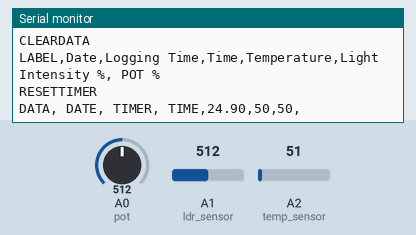
This sketch was run on a simulated Arduino Uno, built with avr-gcc and run on an emulated ATmega328P. Parts: the last lines printed to the serial monitor. Inputs (shaded band) come from the test bench; at power-on: A2 (temp_sensor) = 51, A0 (pot) = 512, A1 (ldr_sensor) = 512. The local clock reads 2024-03-15 10:24:30 at power-on unless the sketch sets it; storage starts empty.

Above: at 1.2 s.
1.3 s: A2 (temp_sensor) set to 61
At 4.2 s:
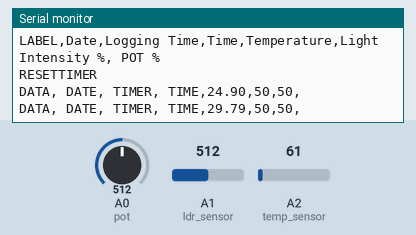
5.2 s: A0 (pot) set to 716
At 7.2 s:
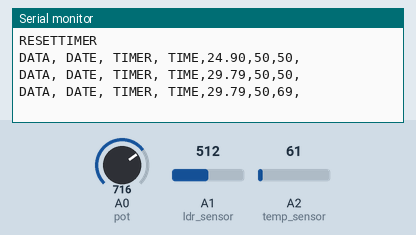
9.1 s: A1 (ldr_sensor) set to 716
At 10.1 s:
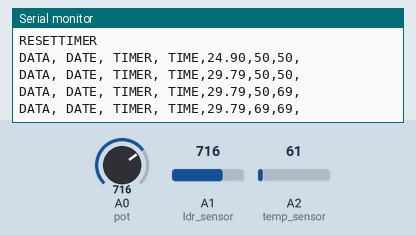
13.0 s: A2 (temp_sensor) set to 71
At 15.9 s:
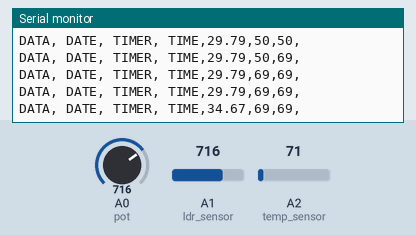
16.9 s: A0 (pot) set to 900
At 18.8 s:
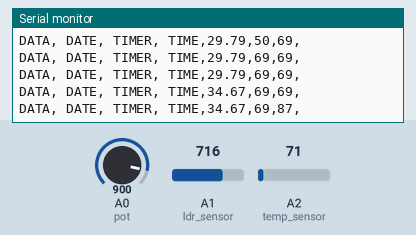
20.8 s: A1 (ldr_sensor) set to 900
At 21.7 s:
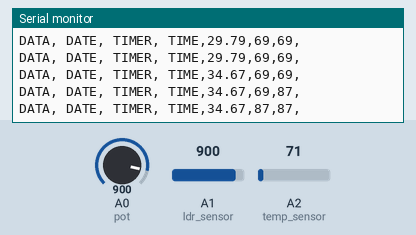
Timing chart, 0 to 23.8 s (numbered marks = the images above; inputs shaded):
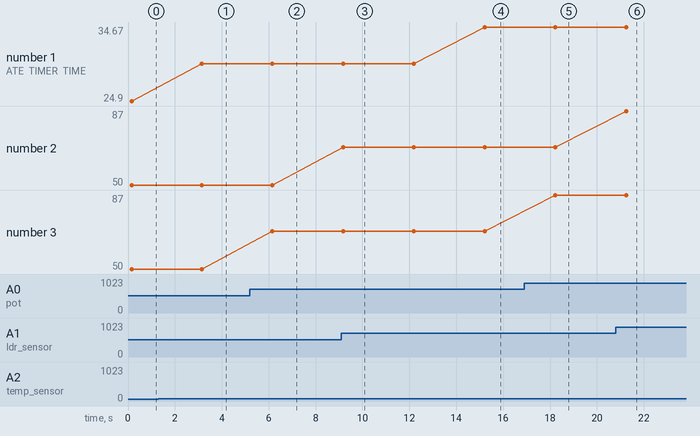

Measured:
- after the input at 1.3 s, the serial monitor: prints a new line after 1.8 s (image 1)
- after the input at 5.2 s, the serial monitor: prints a new line after 0.96 s (image 2)
- after the input at 9.1 s, the serial monitor: prints a new line after 0.08 s (image 3)
- after the input at 13.0 s, the serial monitor: prints a new line after 2.2 s (image 4)
- after the input at 16.9 s, the serial monitor: prints a new line after 1.3 s (image 5)
- after the input at 20.8 s, the serial monitor: prints a new line after 0.45 s (image 6)
- plotted number 1: 24.9 → 29.79 after the input at 1.3 s, 29.79 → 34.67 after the input at 13.0 s
- plotted number 3: 50 → 69 after the input at 5.2 s, 69 → 87 after the input at 16.9 s

The sketch:

iotsd.ino
```cpp
#include <DS3231.h>
#include <SPI.h>
#include <SD.h>

int temp_sensor = A2;
int ldr_sensor = A1;
int pot = A0;

File dataFile;

float temperature;
int light_percentage;
int pot_percentage;

const int chipSelect = 10; //SD card CS pin connected to pin 10 of Arduino

// Init the DS3231 using the hardware interface
DS3231  rtc(SDA, SCL);

void setup()
{
    rtc.begin();

   Serial.begin(9600);


  // setup for the SD card
  Serial.print("Initializing SD card...");

  if(!SD.begin(chipSelect)) {
    Serial.println("initialization failed!");
    return;
  }
  Serial.println("initialization done.");

  //open file
  dataFile = SD.open("LOGDATA.txt", FILE_WRITE);

  // if the file opened ok, write to it:
  if (dataFile) {
    Serial.println("File opened ok");
    // print the headings for our data
    dataFile.println("Date,Time,Temperature,Light Intensity%,POT%");
  }
 dataFile.close();

  Serial.println("CLEARDATA"); //clears up any data left from previous projects
  Serial.println("LABEL,Date,Logging Time,Time,Temperature,Light Intensity %, POT %"); //always write LABEL, to indicate it as first line
  Serial.println("RESETTIMER");
}

void loop()
{
    int temp_sensor_val = analogRead(temp_sensor);
    int ldr_sensor_val = analogRead(ldr_sensor);
    int pot_val = analogRead(pot);

    int light_percentage = map(ldr_sensor_val, 0, 1023, 0, 100);
    int pot_percentage = map(pot_val, 0,
1023, 0, 100);

    float millivolts = (temp_sensor_val / 1024.0) * 5000;
    float temperature = millivolts / 10;  // temperature in degrees celcius

    dataFile = SD.open("LOGDATA.txt", FILE_WRITE);

  // if the file is available, write to it:
  if (dataFile) {
    dataFile.print(rtc.getDateStr()); //Store date on SD card
    dataFile.print(","); //Move to next column using a ","

    dataFile.print(rtc.getTimeStr()); //Store date on SD card
    dataFile.print(","); //Move to next column using a ","

    dataFile.print(temperature);
//Store date on SD card
    dataFile.print(","); //Move to next column using a ","

    dataFile.print(light_percentage); //Store date on SD card
    dataFile.print(","); //Move to next column using a ","

    dataFile.print(pot_percentage); //Store date on SD card
    dataFile.print(","); //Move to next column using a ","

    dataFile.println(); //End of Row move to next row
    dataFile.close(); //Close the file
  }
  else
  Serial.println("OOPS!! SD card writing failed");

    //write to plx-dax

  Serial.print("DATA, DATE, TIMER, TIME,"); //always write "DATA" to Indicate the following as Data

    Serial.print(temperature); //Store date on Excel
    Serial.print(","); //Move to next column using a ","

    Serial.print(light_percentage); //Store date on Excel
    Serial.print(","); //Move to next column using a ","

    Serial.print(pot_percentage); //Store date on Excel
    Serial.print(","); //Move to next column using a ","

    Serial.println(); //End of Row move to next row

 delay(3000); //Wait for 3 seconds before writing the next data
}
```
